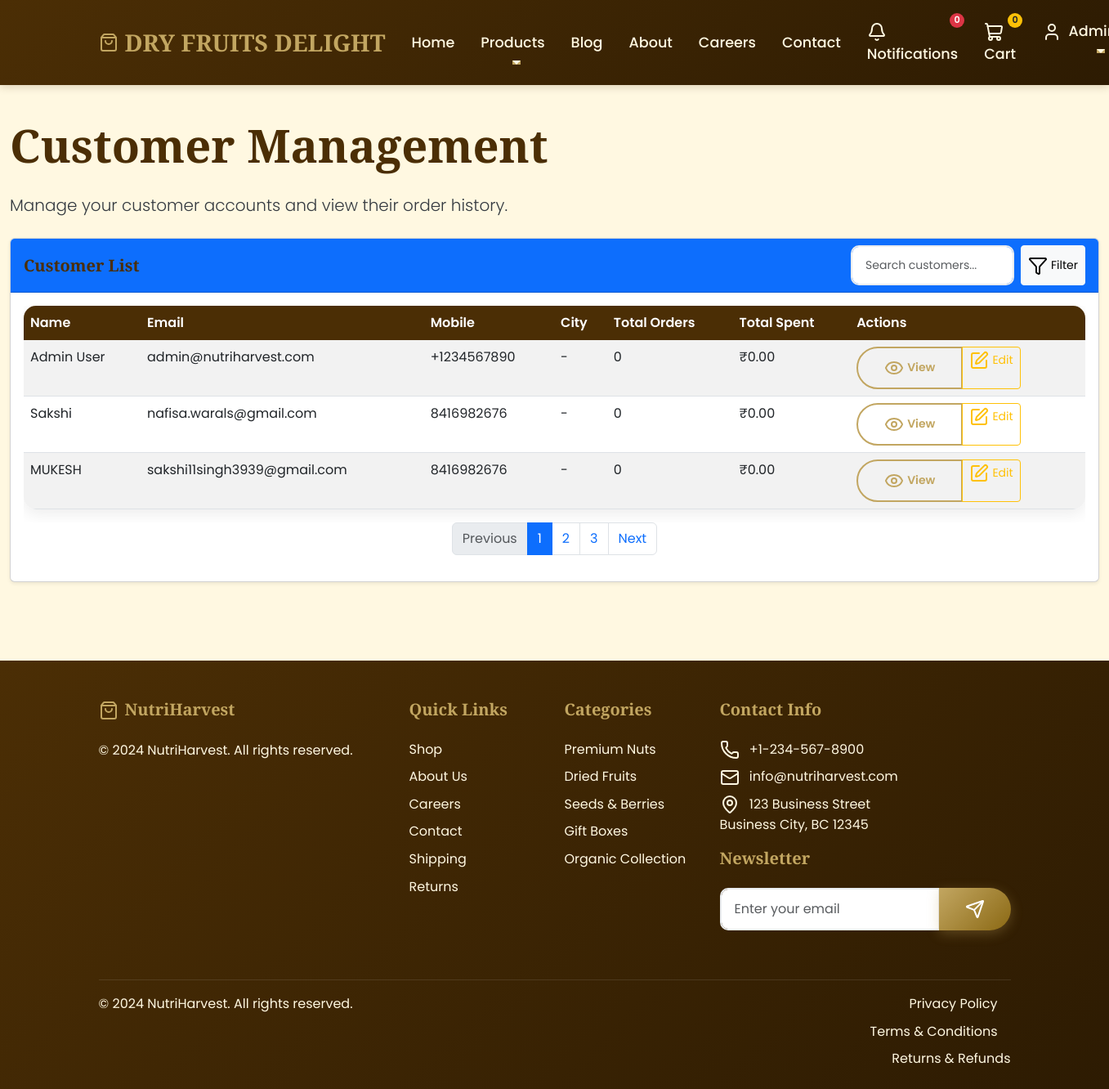
Page /api/users/customers/ (signed in) on the earlier database version.
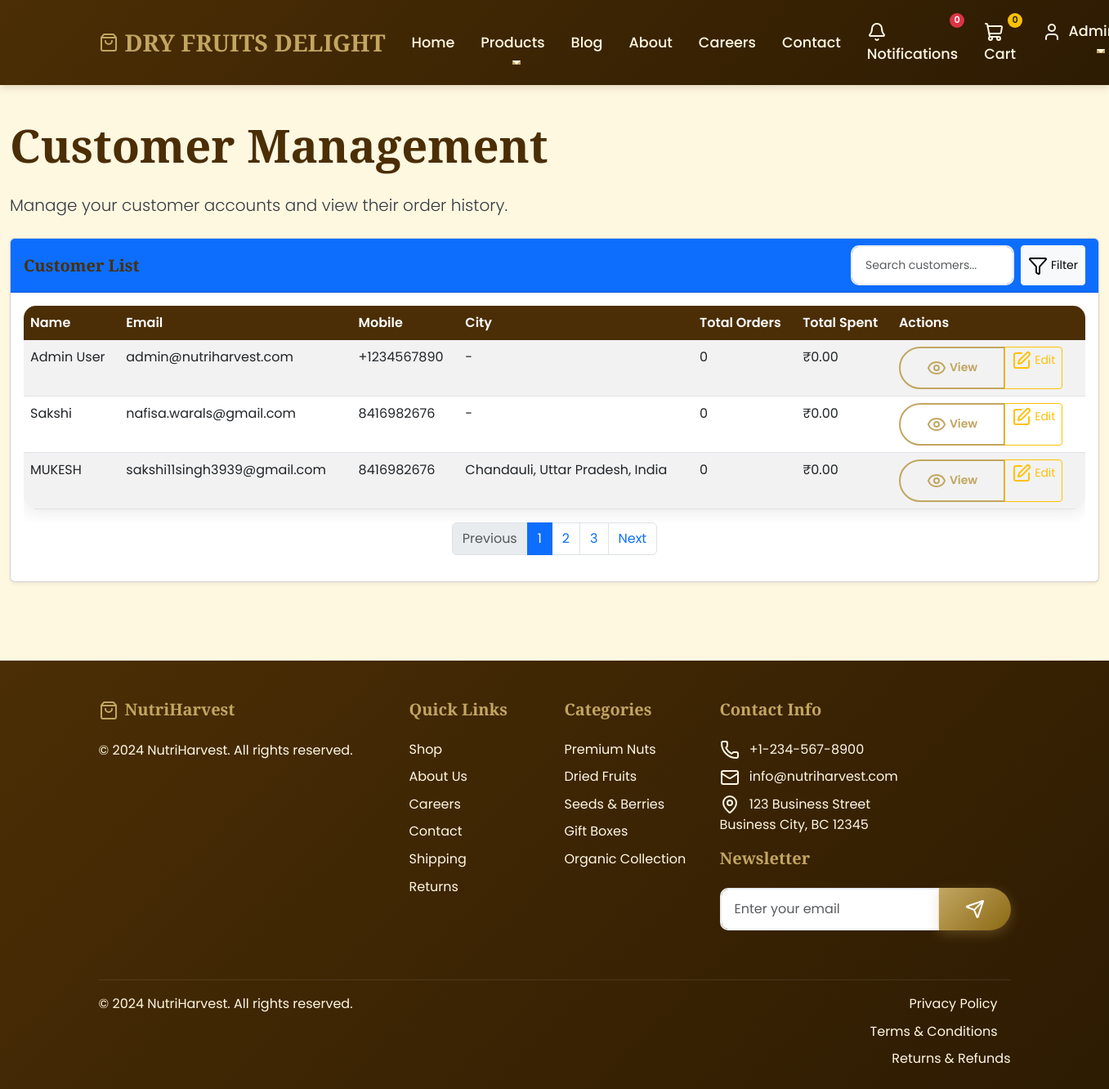
Same page on the later database version.
### apps/users/models.py (models this page shows, shortened)
class Customer(models.Model):
    user = models.OneToOneField(User, on_delete=models.CASCADE)
    address = models.TextField(blank=True)
    city = models.CharField(max_length=50, blank=True)
    pincode = models.CharField(max_length=10, blank=True)
    total_orders = models.IntegerField(default=0)
    total_spent = models.DecimalField(max_digits=10, decimal_places=2, default=0.00)

class User(AbstractUser):
    full_name = models.CharField(max_length=100)
    mobile = models.CharField(max_length=15, blank=True)
    role = models.ForeignKey(Role, on_delete=models.PROTECT, null=True)
    is_active = models.BooleanField(default=True)
    date_joined = models.DateTimeField(default=timezone.now)
    def has_permission(self, module, permission_type):
        if not self.role:
            return False
        if self.role.name == 'admin':
            return True
        try:
            perm = Permission.objects.get(role=self.role, module=module)
            return getattr(perm, f'can_{permission_type}', False)
        except Permission.DoesNotExist:
            return False

### apps/users/views.py (the view)
# urls.py: path('customers/', views.customer_list, name='customer_list'),
@login_required
def customer_list(request):
    if not request.user.has_permission('customers', 'view'):
        messages.error(request, 'Access denied.')
        return redirect('core:dashboard')
    customers = Customer.objects.select_related('user').all()
    return render(request, 'users/customer_list.html', {'customers': customers})

### apps/core/context_processors.py (called while the page is built)
def footer_content(request):
    try:
        footer = FooterContent.objects.get(is_active=True)
    except FooterContent.DoesNotExist:
        footer = None
    return {
        'footer_content': footer
    }

### templates/users/customer_list.html (shortened to what the changed rows need)
{% extends 'base.html' %}
{% load static %}
{% block content %}
<div class="container-fluid py-4">
    <div class="row">
        <div class="col-12">
            <h1 class="display-4 fw-bold mb-4">Customer Management</h1>
            <div class="card shadow-sm mb-4">
                <div class="card-body">
                    {% if customers %}
                    <div class="table-responsive">
                        <table class="table table-striped">
                            <thead>
                                <tr>
                                    <th>Name</th>
                                    <th>Email</th>
                                    <th>Mobile</th>
                                    <th>City</th>
                                    <th>Total Orders</th>
                                    <th>Total Spent</th>
                                    <th>Actions</th>
                                </tr>
                            </thead>
                            <tbody>
                                {% for customer in customers %}
                                <tr>
                                    <td>{{ customer.user.full_name }}</td>
                                    <td>{{ customer.user.email }}</td>
                                    <td>{{ customer.user.mobile|default:"-" }}</td>
                                    <td>{{ customer.city|default:"-" }}</td>
                                    <td>{{ customer.total_orders }}</td>
                                    <td>₹{{ customer.total_spent|floatformat:2 }}</td>
                                    <td>
                                        <div class="btn-group" role="group">
                                            <a href="#" class="btn btn-sm btn-outline-primary">
                                                <i data-lucide="eye" class="me-1"></i>View
                                            </a>
                                            <a href="#" class="btn btn-sm btn-outline-warning">
                                                <i data-lucide="edit" class="me-1"></i>Edit
                                            </a>
                                        </div>
                                    </td>
                                </tr>
                                {% endfor %}
                            </tbody>
                        </table>
                    </div>
                    {% else %}
                    <div class="text-center py-5">
                        <i data-lucide="users" class="text-muted" style="width: 48px; height: 48px;"></i>
                        <h5 class="mt-3">No customers found</h5>
                        <p class="text-muted">No customer accounts have been created yet.</p>
                    </div>
                    {% endif %}
                </div>
            </div>
        </div>
    </div>
</div>
{% endblock %}

Differences in the rows shown:
changed Customer "MUKESH": city "-" → "Chandauli, Uttar Pradesh, India"
